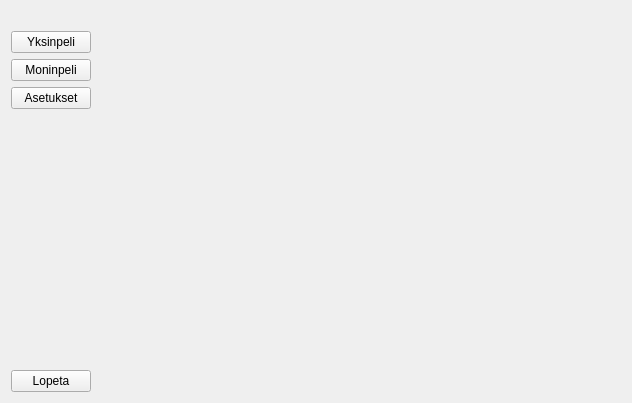
<?xml version="1.0" encoding="UTF-8"?>
<ui version="4.0">
 <class>MainMenu</class>
 <widget class="QWidget" name="MainMenu">
  <property name="geometry">
   <rect>
    <x>0</x>
    <y>0</y>
    <width>632</width>
    <height>403</height>
   </rect>
  </property>
  <property name="windowTitle">
   <string>Form</string>
  </property>
  <property name="windowOpacity">
   <double>0.000000000000000</double>
  </property>
  <layout class="QVBoxLayout" name="verticalLayout_2">
   <item>
    <widget class="QLabel" name="label">
     <property name="text">
      <string/>
     </property>
     <property name="pixmap">
      <pixmap>data/images/kp2_txt.png</pixmap>
     </property>
    </widget>
   </item>
   <item>
    <layout class="QHBoxLayout" name="horizontalLayout">
     <item>
      <layout class="QVBoxLayout" name="verticalLayout">
       <item>
        <widget class="QPushButton" name="singlePlayerButton">
         <property name="text">
          <string>Yksinpeli</string>
         </property>
        </widget>
       </item>
       <item>
        <widget class="QPushButton" name="multiPlayerButton">
         <property name="text">
          <string>Moninpeli</string>
         </property>
        </widget>
       </item>
       <item>
        <widget class="QPushButton" name="settingsButton">
         <property name="text">
          <string>Asetukset</string>
         </property>
        </widget>
       </item>
       <item>
        <spacer name="verticalSpacer">
         <property name="orientation">
          <enum>Qt::Vertical</enum>
         </property>
         <property name="sizeHint" stdset="0">
          <size>
           <width>20</width>
           <height>40</height>
          </size>
         </property>
        </spacer>
       </item>
       <item>
        <widget class="QPushButton" name="quitButton">
         <property name="text">
          <string>Lopeta</string>
         </property>
        </widget>
       </item>
      </layout>
     </item>
     <item>
      <spacer name="horizontalSpacer">
       <property name="orientation">
        <enum>Qt::Horizontal</enum>
       </property>
       <property name="sizeHint" stdset="0">
        <size>
         <width>40</width>
         <height>20</height>
        </size>
       </property>
      </spacer>
     </item>
    </layout>
   </item>
  </layout>
 </widget>
 <resources/>
 <connections/>
</ui>
